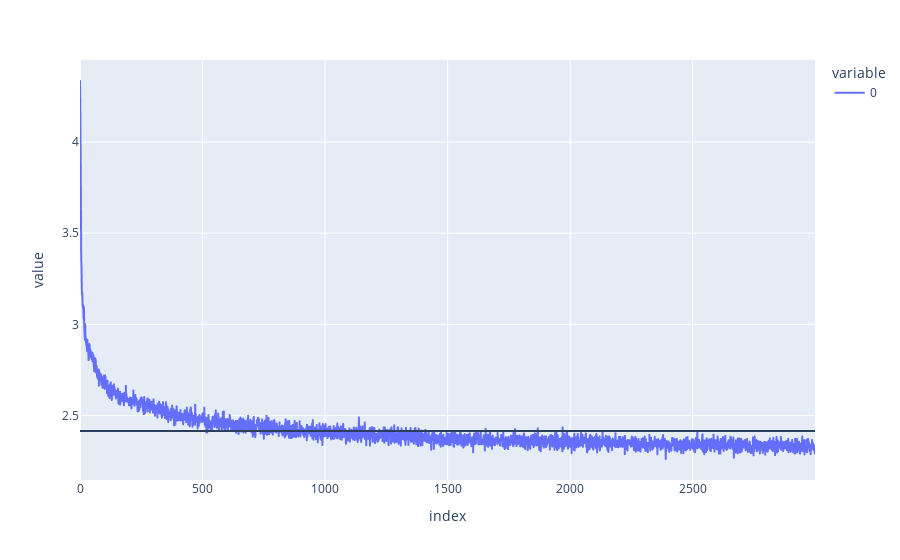

The notebook cell saved with this chart:
### Code cell
batch_size = 32
optim = torch.optim.RMSprop(model.parameters() , lr=1e-3)
_loss = []
times = range(3000)
for i in times:
    xb , xy = get_batch('train')
    optim.zero_grad()
    logits , loss = model(xb,xy)
    loss.backward()
    optim.step()
    _loss.append(loss.item())

ex.line(_loss , labels={ 'x'}).add_hline(sum(_loss)/len(_loss))

### Figure 1 — Plotly figure (JSON) as saved in the notebook; plotly's stock layout.template omitted (floating-point values rounded to 4 significant figures; data arrays with more than 128 entries replaced by an {"elided": "..."} marker saying what was removed)
{"data": [{"hovertemplate": "variable=0<br>index=%{x}<br>value=%{y}<extra></extra>", "legendgroup": "0", "line": {"color": "#636efa", "dash": "solid"}, "marker": {"symbol": "circle"}, "mode": "lines", "name": "0", "showlegend": true, "type": "scattergl", "x": {"elided": "3000 int values"}, "xaxis": "x", "y": {"elided": "3000 float values"}, "yaxis": "y"}], "layout": {"autosize": true, "legend": {"title": {"text": "variable"}, "tracegroupgap": 0}, "margin": {"t": 60}, "shapes": [{"type": "line", "x0": 0, "x1": 1, "xref": "x domain", "y0": 2.414, "y1": 2.414, "yref": "y"}], "xaxis": {"anchor": "y", "autorange": true, "domain": [0, 1], "range": [0, 2999], "title": {"text": "index"}, "type": "linear"}, "yaxis": {"anchor": "x", "autorange": true, "domain": [0, 1], "range": [2.146, 4.45], "title": {"text": "value"}, "type": "linear"}}}
